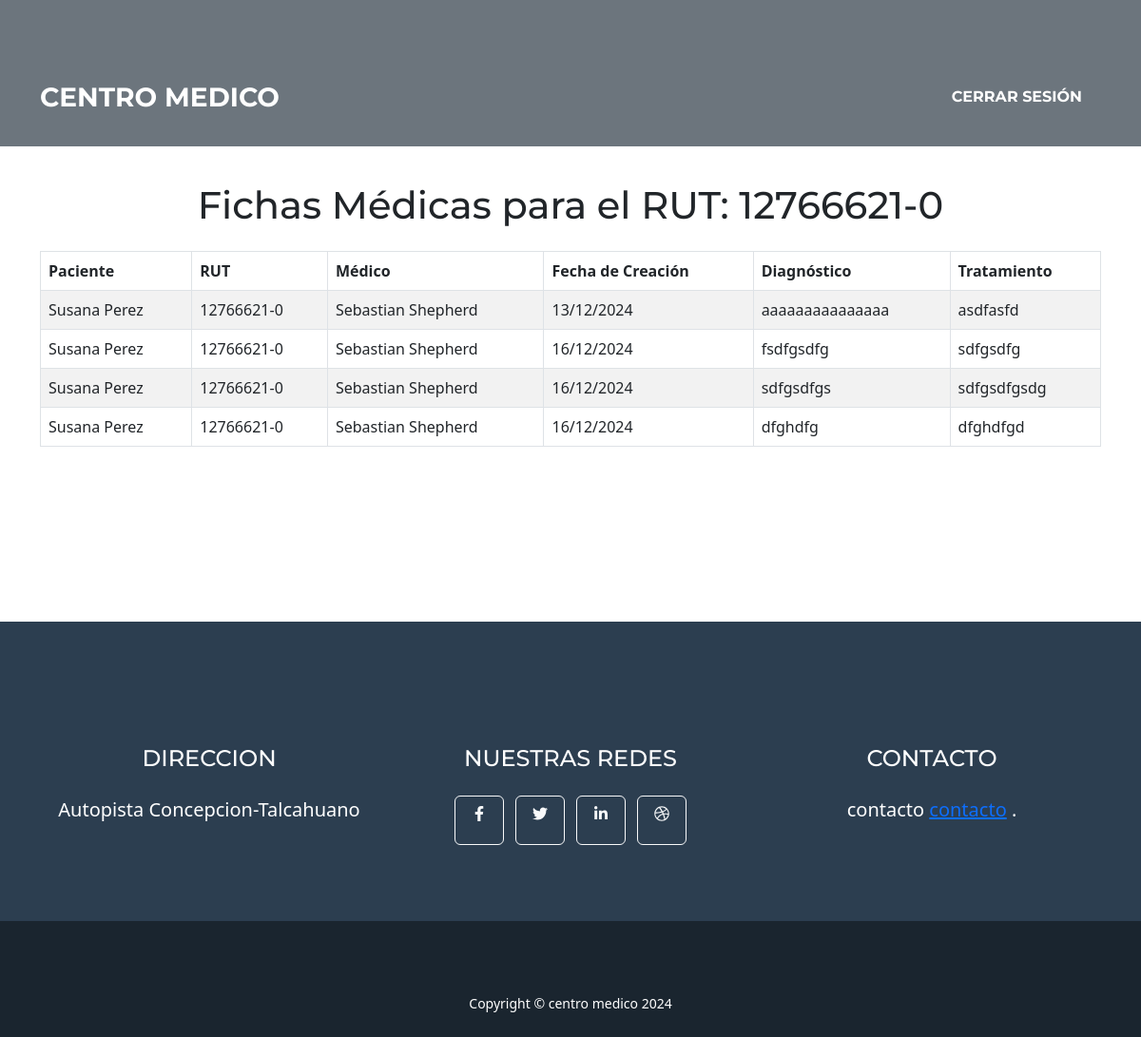
The page /medico/fichas/filtrar/12766621-0/ (signed in) on the database its author committed.
### ficha_medica/models.py (models this page shows, shortened)
class FichaMedica(models.Model):
    paciente = models.ForeignKey(Paciente, on_delete=models.CASCADE, related_name='fichas')
    medico = models.ForeignKey(Medico, on_delete=models.SET_NULL, null=True, related_name='fichas')
    fecha_creacion = models.DateTimeField(auto_now_add=True)
    diagnostico = models.TextField()
    tratamiento = models.TextField(blank=True, null=True)
    observaciones = models.TextField(blank=True, null=True)
    class Meta:
        verbose_name = "Ficha"
        verbose_name_plural = "Fichas"

class Paciente(models.Model):
    rut = models.CharField(max_length=12, unique=True)  # Ejemplo: 12345678-9
    nombre = models.CharField(max_length=100)
    fecha_nacimiento = models.DateField(blank=True, null=True)  # Campo adicional
    direccion = models.TextField(blank=True, null=True)
    telefono = models.CharField(
        max_length=15,
        blank=True,
        null=True,
        validators=[
            RegexValidator(
                regex=r'^\d+$',
                message="El teléfono solo debe contener números.",
                code='invalid_telefono'
            )
        ]
    )
    email = models.EmailField(blank=True, null=True)
    class Meta:
        verbose_name = "Paciente"
        verbose_name_plural = "Pacientes"

class Medico(models.Model):
    user = models.OneToOneField(User, on_delete=models.CASCADE)
    especialidad = models.ForeignKey(Especialidad, on_delete=models.CASCADE, related_name="medicos")  # Relación con Especialidad
    telefono = models.CharField(
        max_length=15,
        blank=True,
        null=True,
        validators=[
            RegexValidator(
                regex=r'^\d+$',
                message="El teléfono solo debe contener números.",
                code='invalid_telefono'
            )
        ]
    )
    class Meta:
        verbose_name = "Medico"
        verbose_name_plural = "Medicos"

### ficha_medica/utils.py (the view)
        def _wrapped_view(request, *args, **kwargs):
            if not request.user.groups.filter(name=role_name).exists():
                return HttpResponseForbidden(f"No tienes acceso al rol requerido: {role_name}.")
            return view_func(request, *args, **kwargs)

### ficha_medica/utils.py (called while the page is built)
def role_required(role_name):
    def decorator(view_func):
        def _wrapped_view(request, *args, **kwargs):
            if not request.user.groups.filter(name=role_name).exists():
                return HttpResponseForbidden(f"No tienes acceso al rol requerido: {role_name}.")
            return view_func(request, *args, **kwargs)
        return _wrapped_view
    return decorator

### ficha_medica/views.py (called while the page is built)
@login_required
@role_required('Medico')
def filtrar_fichas_por_paciente(request, paciente_rut):
    fichas = FichaMedica.objects.filter(paciente__rut=paciente_rut)
    return render(request, 'fichas_medicas/filtrar_fichas.html', {
        'fichas': fichas,
        'paciente_rut': paciente_rut,
    })

### ficha_medica/templates/fichas_medicas/filtrar_fichas.html
{% extends 'core/base.html' %}
{% block content %}
<div class="container mt-5">
    <h1 class="text-center">Fichas Médicas para el RUT: {{ paciente_rut }}</h1>
    <table class="table table-bordered table-striped mt-4">
        <thead>
            <tr>
                <th>Paciente</th>
                <th>RUT</th>
                <th>Médico</th>
                <th>Fecha de Creación</th>
                <th>Diagnóstico</th>
                <th>Tratamiento</th>
            </tr>
        </thead>
        <tbody>
            {% for ficha in fichas %}
                <tr>
                    <td>{{ ficha.paciente.nombre }}</td>
                    <td>{{ ficha.paciente.rut }}</td>
                    <td>{{ ficha.medico.user.first_name }} {{ ficha.medico.user.last_name }}</td>
                    <td>{{ ficha.fecha_creacion|date:"d/m/Y" }}</td>
                    <td>{{ ficha.diagnostico }}</td>
                    <td>{{ ficha.tratamiento }}</td>
                </tr>
            {% empty %}
                <tr>
                    <td colspan="6" class="text-center">No se encontraron fichas para este paciente.</td>
                </tr>
            {% endfor %}
        </tbody>
    </table>
</div>
{% endblock %}

### rows shown on the page
FichaMedica: paciente.nombre "Susana Perez", paciente.rut "12766621-0", medico.user.first_name "Sebastian", medico.user.last_name "Shepherd", fecha_creacion "13/12/2024", diagnostico "aaaaaaaaaaaaaaa", tratamiento "asdfasfd"
FichaMedica: paciente.nombre "Susana Perez", paciente.rut "12766621-0", medico.user.first_name "Sebastian", medico.user.last_name "Shepherd", fecha_creacion "16/12/2024", diagnostico "fsdfgsdfg", tratamiento "sdfgsdfg"
FichaMedica: paciente.nombre "Susana Perez", paciente.rut "12766621-0", medico.user.first_name "Sebastian", medico.user.last_name "Shepherd", fecha_creacion "16/12/2024", diagnostico "sdfgsdfgs", tratamiento "sdfgsdfgsdg"
FichaMedica: paciente.nombre "Susana Perez", paciente.rut "12766621-0", medico.user.first_name "Sebastian", medico.user.last_name "Shepherd", fecha_creacion "16/12/2024", diagnostico "dfghdfg", tratamiento "dfghdfgd"

### other values the page prints
{{ paciente_rut }} "12766621-0"
